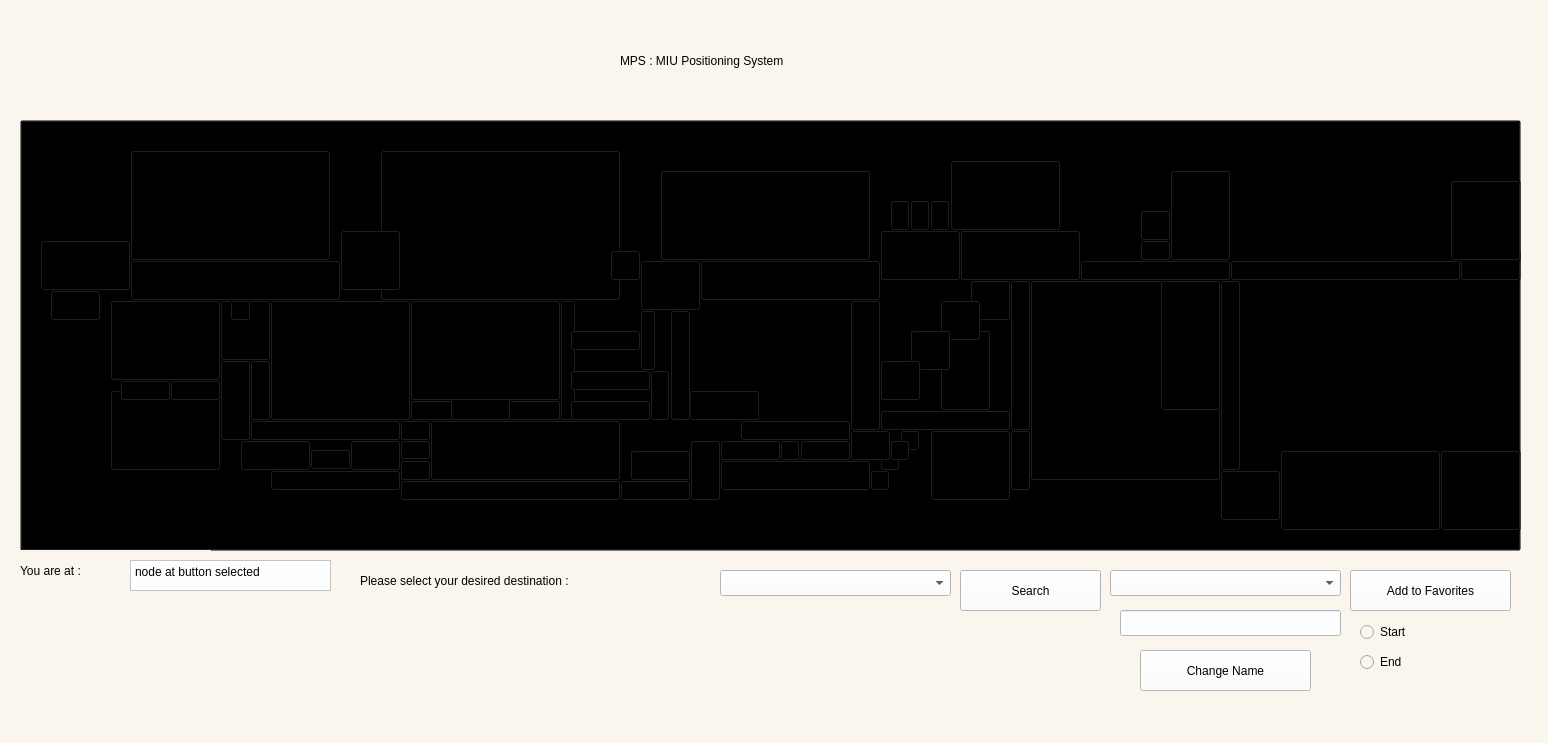
<?xml version="1.0" encoding="UTF-8"?>
<ui version="4.0">
 <class>MainMap</class>
 <widget class="QMainWindow" name="MainMap">
  <property name="geometry">
   <rect>
    <x>0</x>
    <y>0</y>
    <width>1548</width>
    <height>743</height>
   </rect>
  </property>
  <property name="sizePolicy">
   <sizepolicy hsizetype="Fixed" vsizetype="Fixed">
    <horstretch>0</horstretch>
    <verstretch>0</verstretch>
   </sizepolicy>
  </property>
  <property name="windowTitle">
   <string>MainMap</string>
  </property>
  <property name="windowIcon">
   <iconset>
    <normaloff>logo-miu.png</normaloff>logo-miu.png</iconset>
  </property>
  <property name="styleSheet">
   <string notr="true">background-color: rgb(250, 246, 238);</string>
  </property>
  <widget class="QWidget" name="centralwidget">
   <widget class="QPushButton" name="p1_9">
    <property name="geometry">
     <rect>
      <x>740</x>
      <y>420</y>
      <width>111</width>
      <height>21</height>
     </rect>
    </property>
    <property name="styleSheet">
     <string notr="true">QPushButton{background:transparent;}</string>
    </property>
    <property name="text">
     <string/>
    </property>
   </widget>
   <widget class="QPushButton" name="Cinnabon">
    <property name="geometry">
     <rect>
      <x>900</x>
      <y>430</y>
      <width>20</width>
      <height>21</height>
     </rect>
    </property>
    <property name="styleSheet">
     <string notr="true">QPushButton{background:transparent;}</string>
    </property>
    <property name="text">
     <string/>
    </property>
   </widget>
   <widget class="QPushButton" name="p1_0">
    <property name="geometry">
     <rect>
      <x>940</x>
      <y>330</y>
      <width>51</width>
      <height>81</height>
     </rect>
    </property>
    <property name="styleSheet">
     <string notr="true">QPushButton{background:transparent;}</string>
    </property>
    <property name="text">
     <string/>
    </property>
   </widget>
   <widget class="QPushButton" name="CoffeeBoy">
    <property name="geometry">
     <rect>
      <x>930</x>
      <y>200</y>
      <width>20</width>
      <height>31</height>
     </rect>
    </property>
    <property name="styleSheet">
     <string notr="true">QPushButton{background:transparent;}</string>
    </property>
    <property name="text">
     <string/>
    </property>
   </widget>
   <widget class="QPushButton" name="Exit">
    <property name="geometry">
     <rect>
      <x>1460</x>
      <y>250</y>
      <width>61</width>
      <height>31</height>
     </rect>
    </property>
    <property name="styleSheet">
     <string notr="true">QPushButton{background:transparent;}</string>
    </property>
    <property name="text">
     <string/>
    </property>
   </widget>
   <widget class="QPushButton" name="p5_0">
    <property name="geometry">
     <rect>
      <x>1140</x>
      <y>240</y>
      <width>31</width>
      <height>21</height>
     </rect>
    </property>
    <property name="styleSheet">
     <string notr="true">QPushButton{background:transparent;}</string>
    </property>
    <property name="text">
     <string/>
    </property>
   </widget>
   <widget class="QPushButton" name="Pharamacy">
    <property name="geometry">
     <rect>
      <x>660</x>
      <y>170</y>
      <width>211</width>
      <height>91</height>
     </rect>
    </property>
    <property name="styleSheet">
     <string notr="true">QPushButton{background:transparent;}</string>
    </property>
    <property name="text">
     <string/>
    </property>
   </widget>
   <widget class="QPushButton" name="OpposeMain">
    <property name="geometry">
     <rect>
      <x>1170</x>
      <y>170</y>
      <width>61</width>
      <height>91</height>
     </rect>
    </property>
    <property name="styleSheet">
     <string notr="true">QPushButton{background:transparent;}</string>
    </property>
    <property name="text">
     <string/>
    </property>
   </widget>
   <widget class="QPushButton" name="Shabrawy">
    <property name="geometry">
     <rect>
      <x>890</x>
      <y>200</y>
      <width>20</width>
      <height>31</height>
     </rect>
    </property>
    <property name="styleSheet">
     <string notr="true">QPushButton{background:transparent;}</string>
    </property>
    <property name="text">
     <string/>
    </property>
   </widget>
   <widget class="QPushButton" name="N_">
    <property name="geometry">
     <rect>
      <x>430</x>
      <y>420</y>
      <width>191</width>
      <height>61</height>
     </rect>
    </property>
    <property name="styleSheet">
     <string notr="true">QPushButton{background:transparent;}</string>
    </property>
    <property name="text">
     <string/>
    </property>
   </widget>
   <widget class="QPushButton" name="p3_0">
    <property name="geometry">
     <rect>
      <x>650</x>
      <y>370</y>
      <width>20</width>
      <height>51</height>
     </rect>
    </property>
    <property name="styleSheet">
     <string notr="true">QPushButton{background:transparent;}</string>
    </property>
    <property name="text">
     <string/>
    </property>
   </widget>
   <widget class="QPushButton" name="K_">
    <property name="geometry">
     <rect>
      <x>950</x>
      <y>160</y>
      <width>111</width>
      <height>71</height>
     </rect>
    </property>
    <property name="styleSheet">
     <string notr="true">QPushButton{background:transparent;}</string>
    </property>
    <property name="text">
     <string/>
    </property>
   </widget>
   <widget class="QPushButton" name="Entry">
    <property name="geometry">
     <rect>
      <x>1450</x>
      <y>180</y>
      <width>71</width>
      <height>81</height>
     </rect>
    </property>
    <property name="styleSheet">
     <string notr="true">QPushButton{background:transparent;}</string>
    </property>
    <property name="text">
     <string/>
    </property>
   </widget>
   <widget class="QPushButton" name="Booth">
    <property name="geometry">
     <rect>
      <x>880</x>
      <y>450</y>
      <width>20</width>
      <height>21</height>
     </rect>
    </property>
    <property name="styleSheet">
     <string notr="true">QPushButton{background:transparent;}</string>
    </property>
    <property name="text">
     <string/>
    </property>
   </widget>
   <widget class="QPushButton" name="p2_4">
    <property name="geometry">
     <rect>
      <x>689</x>
      <y>390</y>
      <width>71</width>
      <height>31</height>
     </rect>
    </property>
    <property name="styleSheet">
     <string notr="true">QPushButton{background:transparent;}</string>
    </property>
    <property name="text">
     <string/>
    </property>
   </widget>
   <widget class="QPushButton" name="p9">
    <property name="geometry">
     <rect>
      <x>1010</x>
      <y>430</y>
      <width>21</width>
      <height>61</height>
     </rect>
    </property>
    <property name="styleSheet">
     <string notr="true">QPushButton{background:transparent;}</string>
    </property>
    <property name="text">
     <string/>
    </property>
   </widget>
   <widget class="QPushButton" name="Main">
    <property name="geometry">
     <rect>
      <x>1030</x>
      <y>280</y>
      <width>191</width>
      <height>201</height>
     </rect>
    </property>
    <property name="styleSheet">
     <string notr="true">QPushButton{background:transparent;}</string>
    </property>
    <property name="text">
     <string/>
    </property>
   </widget>
   <widget class="QPushButton" name="sideMain">
    <property name="geometry">
     <rect>
      <x>930</x>
      <y>430</y>
      <width>81</width>
      <height>71</height>
     </rect>
    </property>
    <property name="styleSheet">
     <string notr="true">QPushButton{background:transparent;}</string>
    </property>
    <property name="text">
     <string/>
    </property>
   </widget>
   <widget class="QPushButton" name="TBS">
    <property name="geometry">
     <rect>
      <x>890</x>
      <y>440</y>
      <width>20</width>
      <height>21</height>
     </rect>
    </property>
    <property name="styleSheet">
     <string notr="true">QPushButton{background:transparent;}</string>
    </property>
    <property name="text">
     <string/>
    </property>
   </widget>
   <widget class="QPushButton" name="p1_5">
    <property name="geometry">
     <rect>
      <x>880</x>
      <y>410</y>
      <width>131</width>
      <height>21</height>
     </rect>
    </property>
    <property name="styleSheet">
     <string notr="true">QPushButton{background:transparent;}</string>
    </property>
    <property name="text">
     <string/>
    </property>
   </widget>
   <widget class="QPushButton" name="StaffEntry">
    <property name="geometry">
     <rect>
      <x>1440</x>
      <y>450</y>
      <width>81</width>
      <height>81</height>
     </rect>
    </property>
    <property name="styleSheet">
     <string notr="true">QPushButton{background:transparent;}</string>
    </property>
    <property name="text">
     <string/>
    </property>
   </widget>
   <widget class="QPushButton" name="p1_8">
    <property name="geometry">
     <rect>
      <x>640</x>
      <y>260</y>
      <width>61</width>
      <height>51</height>
     </rect>
    </property>
    <property name="styleSheet">
     <string notr="true">QPushButton{background:transparent;}</string>
    </property>
    <property name="text">
     <string/>
    </property>
   </widget>
   <widget class="QPushButton" name="R2GO">
    <property name="geometry">
     <rect>
      <x>1140</x>
      <y>210</y>
      <width>31</width>
      <height>31</height>
     </rect>
    </property>
    <property name="styleSheet">
     <string notr="true">QPushButton{background:transparent;}</string>
    </property>
    <property name="text">
     <string/>
    </property>
   </widget>
   <widget class="QPushButton" name="Reception">
    <property name="geometry">
     <rect>
      <x>1160</x>
      <y>280</y>
      <width>61</width>
      <height>131</height>
     </rect>
    </property>
    <property name="styleSheet">
     <string notr="true">QPushButton{background:transparent;}</string>
    </property>
    <property name="text">
     <string/>
    </property>
   </widget>
   <widget class="QPushButton" name="Manousha">
    <property name="geometry">
     <rect>
      <x>910</x>
      <y>200</y>
      <width>20</width>
      <height>31</height>
     </rect>
    </property>
    <property name="styleSheet">
     <string notr="true">QPushButton{background:transparent;}</string>
    </property>
    <property name="text">
     <string/>
    </property>
   </widget>
   <widget class="QPushButton" name="Mosque">
    <property name="geometry">
     <rect>
      <x>630</x>
      <y>450</y>
      <width>61</width>
      <height>31</height>
     </rect>
    </property>
    <property name="styleSheet">
     <string notr="true">QPushButton{background:transparent;}</string>
    </property>
    <property name="text">
     <string/>
    </property>
   </widget>
   <widget class="QPushButton" name="Faraghly">
    <property name="geometry">
     <rect>
      <x>870</x>
      <y>470</y>
      <width>20</width>
      <height>21</height>
     </rect>
    </property>
    <property name="styleSheet">
     <string notr="true">QPushButton{background:transparent;}</string>
    </property>
    <property name="text">
     <string/>
    </property>
   </widget>
   <widget class="QPushButton" name="p1_1">
    <property name="geometry">
     <rect>
      <x>970</x>
      <y>280</y>
      <width>41</width>
      <height>41</height>
     </rect>
    </property>
    <property name="styleSheet">
     <string notr="true">QPushButton{background:transparent;}</string>
    </property>
    <property name="text">
     <string/>
    </property>
   </widget>
   <widget class="QPushButton" name="p3_5">
    <property name="geometry">
     <rect>
      <x>560</x>
      <y>300</y>
      <width>16</width>
      <height>121</height>
     </rect>
    </property>
    <property name="styleSheet">
     <string notr="true">QPushButton{background:transparent;}</string>
    </property>
    <property name="text">
     <string/>
    </property>
   </widget>
   <widget class="QPushButton" name="S_">
    <property name="geometry">
     <rect>
      <x>380</x>
      <y>150</y>
      <width>241</width>
      <height>151</height>
     </rect>
    </property>
    <property name="styleSheet">
     <string notr="true">QPushButton{background:transparent;}</string>
    </property>
    <property name="text">
     <string/>
    </property>
   </widget>
   <widget class="QPushButton" name="MiniMarket">
    <property name="geometry">
     <rect>
      <x>610</x>
      <y>250</y>
      <width>31</width>
      <height>31</height>
     </rect>
    </property>
    <property name="styleSheet">
     <string notr="true">QPushButton{background:transparent;}</string>
    </property>
    <property name="text">
     <string/>
    </property>
   </widget>
   <widget class="QPushButton" name="p3_4">
    <property name="geometry">
     <rect>
      <x>570</x>
      <y>400</y>
      <width>81</width>
      <height>21</height>
     </rect>
    </property>
    <property name="styleSheet">
     <string notr="true">QPushButton{background:transparent;}</string>
    </property>
    <property name="text">
     <string/>
    </property>
   </widget>
   <widget class="QPushButton" name="p3_7">
    <property name="geometry">
     <rect>
      <x>410</x>
      <y>400</y>
      <width>151</width>
      <height>21</height>
     </rect>
    </property>
    <property name="styleSheet">
     <string notr="true">QPushButton{background:transparent;}</string>
    </property>
    <property name="text">
     <string/>
    </property>
   </widget>
   <widget class="QPushButton" name="p3_6">
    <property name="geometry">
     <rect>
      <x>410</x>
      <y>300</y>
      <width>151</width>
      <height>101</height>
     </rect>
    </property>
    <property name="styleSheet">
     <string notr="true">QPushButton{background:transparent;}</string>
    </property>
    <property name="text">
     <string/>
    </property>
   </widget>
   <widget class="QPushButton" name="p3_2">
    <property name="geometry">
     <rect>
      <x>570</x>
      <y>330</y>
      <width>71</width>
      <height>21</height>
     </rect>
    </property>
    <property name="styleSheet">
     <string notr="true">QPushButton{background:transparent;}</string>
    </property>
    <property name="text">
     <string/>
    </property>
   </widget>
   <widget class="QPushButton" name="p3_3">
    <property name="geometry">
     <rect>
      <x>570</x>
      <y>370</y>
      <width>81</width>
      <height>21</height>
     </rect>
    </property>
    <property name="styleSheet">
     <string notr="true">QPushButton{background:transparent;}</string>
    </property>
    <property name="text">
     <string/>
    </property>
   </widget>
   <widget class="QPushButton" name="SideS">
    <property name="geometry">
     <rect>
      <x>340</x>
      <y>230</y>
      <width>61</width>
      <height>61</height>
     </rect>
    </property>
    <property name="styleSheet">
     <string notr="true">QPushButton{background:transparent;}</string>
    </property>
    <property name="text">
     <string/>
    </property>
   </widget>
   <widget class="QPushButton" name="R_">
    <property name="geometry">
     <rect>
      <x>130</x>
      <y>150</y>
      <width>201</width>
      <height>111</height>
     </rect>
    </property>
    <property name="styleSheet">
     <string notr="true">QPushButton{background:transparent;}</string>
    </property>
    <property name="text">
     <string/>
    </property>
   </widget>
   <widget class="QPushButton" name="BatatesandZalabya">
    <property name="geometry">
     <rect>
      <x>400</x>
      <y>440</y>
      <width>31</width>
      <height>20</height>
     </rect>
    </property>
    <property name="styleSheet">
     <string notr="true">QPushButton{background:transparent;}</string>
    </property>
    <property name="text">
     <string/>
    </property>
   </widget>
   <widget class="QPushButton" name="Sbarro">
    <property name="geometry">
     <rect>
      <x>310</x>
      <y>449</y>
      <width>41</width>
      <height>21</height>
     </rect>
    </property>
    <property name="styleSheet">
     <string notr="true">QPushButton{background:transparent;}</string>
    </property>
    <property name="text">
     <string/>
    </property>
   </widget>
   <widget class="QPushButton" name="FootballField">
    <property name="geometry">
     <rect>
      <x>110</x>
      <y>300</y>
      <width>111</width>
      <height>81</height>
     </rect>
    </property>
    <property name="styleSheet">
     <string notr="true">QPushButton{background:transparent;}</string>
    </property>
    <property name="text">
     <string/>
    </property>
   </widget>
   <widget class="QPushButton" name="BasketBallCourt">
    <property name="geometry">
     <rect>
      <x>110</x>
      <y>390</y>
      <width>111</width>
      <height>81</height>
     </rect>
    </property>
    <property name="styleSheet">
     <string notr="true">QPushButton{background:transparent;}</string>
    </property>
    <property name="text">
     <string/>
    </property>
   </widget>
   <widget class="QPushButton" name="Clinic">
    <property name="geometry">
     <rect>
      <x>50</x>
      <y>290</y>
      <width>51</width>
      <height>31</height>
     </rect>
    </property>
    <property name="styleSheet">
     <string notr="true">QPushButton{background:transparent;}</string>
    </property>
    <property name="text">
     <string/>
    </property>
   </widget>
   <widget class="QPushButton" name="p3_8">
    <property name="geometry">
     <rect>
      <x>270</x>
      <y>300</y>
      <width>141</width>
      <height>121</height>
     </rect>
    </property>
    <property name="styleSheet">
     <string notr="true">QPushButton{background:transparent;}</string>
    </property>
    <property name="text">
     <string/>
    </property>
   </widget>
   <widget class="QPushButton" name="p3_9">
    <property name="geometry">
     <rect>
      <x>400</x>
      <y>420</y>
      <width>31</width>
      <height>21</height>
     </rect>
    </property>
    <property name="styleSheet">
     <string notr="true">QPushButton{background:transparent;}</string>
    </property>
    <property name="text">
     <string/>
    </property>
   </widget>
   <widget class="QPushButton" name="p4_4">
    <property name="geometry">
     <rect>
      <x>170</x>
      <y>380</y>
      <width>51</width>
      <height>21</height>
     </rect>
    </property>
    <property name="styleSheet">
     <string notr="true">QPushButton{background:transparent;}</string>
    </property>
    <property name="text">
     <string/>
    </property>
   </widget>
   <widget class="QPushButton" name="p4_5">
    <property name="geometry">
     <rect>
      <x>120</x>
      <y>380</y>
      <width>51</width>
      <height>21</height>
     </rect>
    </property>
    <property name="styleSheet">
     <string notr="true">QPushButton{background:transparent;}</string>
    </property>
    <property name="text">
     <string/>
    </property>
   </widget>
   <widget class="QPushButton" name="p4_1">
    <property name="geometry">
     <rect>
      <x>350</x>
      <y>440</y>
      <width>51</width>
      <height>31</height>
     </rect>
    </property>
    <property name="styleSheet">
     <string notr="true">QPushButton{background:transparent;}</string>
    </property>
    <property name="text">
     <string/>
    </property>
   </widget>
   <widget class="QPushButton" name="p2_8">
    <property name="geometry">
     <rect>
      <x>400</x>
      <y>460</y>
      <width>31</width>
      <height>21</height>
     </rect>
    </property>
    <property name="styleSheet">
     <string notr="true">QPushButton{background:transparent;}</string>
    </property>
    <property name="text">
     <string/>
    </property>
   </widget>
   <widget class="QPushButton" name="p2_7">
    <property name="geometry">
     <rect>
      <x>270</x>
      <y>470</y>
      <width>131</width>
      <height>21</height>
     </rect>
    </property>
    <property name="styleSheet">
     <string notr="true">QPushButton{background:transparent;}</string>
    </property>
    <property name="text">
     <string/>
    </property>
   </widget>
   <widget class="QPushButton" name="p3_1">
    <property name="geometry">
     <rect>
      <x>640</x>
      <y>310</y>
      <width>16</width>
      <height>61</height>
     </rect>
    </property>
    <property name="styleSheet">
     <string notr="true">QPushButton{background:transparent;}</string>
    </property>
    <property name="text">
     <string/>
    </property>
   </widget>
   <widget class="QPushButton" name="LaFraise">
    <property name="geometry">
     <rect>
      <x>780</x>
      <y>440</y>
      <width>20</width>
      <height>21</height>
     </rect>
    </property>
    <property name="styleSheet">
     <string notr="true">QPushButton{background:transparent;}</string>
    </property>
    <property name="text">
     <string/>
    </property>
   </widget>
   <widget class="QPushButton" name="p1">
    <property name="geometry">
     <rect>
      <x>1230</x>
      <y>260</y>
      <width>231</width>
      <height>21</height>
     </rect>
    </property>
    <property name="styleSheet">
     <string notr="true">QPushButton{background:transparent;}</string>
    </property>
    <property name="text">
     <string/>
    </property>
   </widget>
   <widget class="QPushButton" name="p2">
    <property name="geometry">
     <rect>
      <x>1280</x>
      <y>450</y>
      <width>161</width>
      <height>81</height>
     </rect>
    </property>
    <property name="styleSheet">
     <string notr="true">QPushButton{background:transparent;}</string>
    </property>
    <property name="text">
     <string/>
    </property>
   </widget>
   <widget class="QPushButton" name="p5">
    <property name="geometry">
     <rect>
      <x>1080</x>
      <y>260</y>
      <width>151</width>
      <height>21</height>
     </rect>
    </property>
    <property name="styleSheet">
     <string notr="true">QPushButton{background:transparent;}</string>
    </property>
    <property name="text">
     <string/>
    </property>
   </widget>
   <widget class="QPushButton" name="p6">
    <property name="geometry">
     <rect>
      <x>960</x>
      <y>230</y>
      <width>121</width>
      <height>51</height>
     </rect>
    </property>
    <property name="styleSheet">
     <string notr="true">QPushButton{background:transparent;}</string>
    </property>
    <property name="text">
     <string/>
    </property>
   </widget>
   <widget class="QPushButton" name="p4">
    <property name="geometry">
     <rect>
      <x>1220</x>
      <y>280</y>
      <width>21</width>
      <height>191</height>
     </rect>
    </property>
    <property name="styleSheet">
     <string notr="true">QPushButton{background:transparent;}</string>
    </property>
    <property name="text">
     <string/>
    </property>
   </widget>
   <widget class="QPushButton" name="p7">
    <property name="geometry">
     <rect>
      <x>880</x>
      <y>230</y>
      <width>81</width>
      <height>51</height>
     </rect>
    </property>
    <property name="styleSheet">
     <string notr="true">QPushButton{background:transparent;}</string>
    </property>
    <property name="text">
     <string/>
    </property>
   </widget>
   <widget class="QPushButton" name="p8">
    <property name="geometry">
     <rect>
      <x>1010</x>
      <y>280</y>
      <width>21</width>
      <height>151</height>
     </rect>
    </property>
    <property name="styleSheet">
     <string notr="true">QPushButton{background:transparent;}</string>
    </property>
    <property name="text">
     <string/>
    </property>
   </widget>
   <widget class="QPushButton" name="p1_2">
    <property name="geometry">
     <rect>
      <x>940</x>
      <y>300</y>
      <width>41</width>
      <height>41</height>
     </rect>
    </property>
    <property name="styleSheet">
     <string notr="true">QPushButton{background:transparent;}</string>
    </property>
    <property name="text">
     <string/>
    </property>
   </widget>
   <widget class="QPushButton" name="p1_3">
    <property name="geometry">
     <rect>
      <x>910</x>
      <y>330</y>
      <width>41</width>
      <height>41</height>
     </rect>
    </property>
    <property name="styleSheet">
     <string notr="true">QPushButton{background:transparent;}</string>
    </property>
    <property name="text">
     <string/>
    </property>
   </widget>
   <widget class="QPushButton" name="p1_4">
    <property name="geometry">
     <rect>
      <x>880</x>
      <y>360</y>
      <width>41</width>
      <height>41</height>
     </rect>
    </property>
    <property name="styleSheet">
     <string notr="true">QPushButton{background:transparent;}</string>
    </property>
    <property name="text">
     <string/>
    </property>
   </widget>
   <widget class="QPushButton" name="p1_6">
    <property name="geometry">
     <rect>
      <x>850</x>
      <y>300</y>
      <width>31</width>
      <height>131</height>
     </rect>
    </property>
    <property name="styleSheet">
     <string notr="true">QPushButton{background:transparent;}</string>
    </property>
    <property name="text">
     <string/>
    </property>
   </widget>
   <widget class="QPushButton" name="p1_7">
    <property name="geometry">
     <rect>
      <x>700</x>
      <y>260</y>
      <width>181</width>
      <height>41</height>
     </rect>
    </property>
    <property name="styleSheet">
     <string notr="true">QPushButton{background:transparent;}</string>
    </property>
    <property name="text">
     <string/>
    </property>
   </widget>
   <widget class="QPushButton" name="p3">
    <property name="geometry">
     <rect>
      <x>1220</x>
      <y>470</y>
      <width>61</width>
      <height>51</height>
     </rect>
    </property>
    <property name="styleSheet">
     <string notr="true">QPushButton{background:transparent;}</string>
    </property>
    <property name="text">
     <string/>
    </property>
   </widget>
   <widget class="QPushButton" name="p2_0">
    <property name="geometry">
     <rect>
      <x>850</x>
      <y>430</y>
      <width>41</width>
      <height>31</height>
     </rect>
    </property>
    <property name="styleSheet">
     <string notr="true">QPushButton{background:transparent;}</string>
    </property>
    <property name="text">
     <string/>
    </property>
   </widget>
   <widget class="QPushButton" name="p2_1">
    <property name="geometry">
     <rect>
      <x>720</x>
      <y>460</y>
      <width>151</width>
      <height>31</height>
     </rect>
    </property>
    <property name="styleSheet">
     <string notr="true">QPushButton{background:transparent;}</string>
    </property>
    <property name="text">
     <string/>
    </property>
   </widget>
   <widget class="QPushButton" name="p2_2">
    <property name="geometry">
     <rect>
      <x>720</x>
      <y>440</y>
      <width>61</width>
      <height>21</height>
     </rect>
    </property>
    <property name="styleSheet">
     <string notr="true">QPushButton{background:transparent;}</string>
    </property>
    <property name="text">
     <string/>
    </property>
   </widget>
   <widget class="QPushButton" name="p2_3">
    <property name="geometry">
     <rect>
      <x>690</x>
      <y>440</y>
      <width>31</width>
      <height>61</height>
     </rect>
    </property>
    <property name="styleSheet">
     <string notr="true">QPushButton{background:transparent;}</string>
    </property>
    <property name="text">
     <string/>
    </property>
   </widget>
   <widget class="QPushButton" name="p2_6">
    <property name="geometry">
     <rect>
      <x>400</x>
      <y>480</y>
      <width>221</width>
      <height>21</height>
     </rect>
    </property>
    <property name="styleSheet">
     <string notr="true">QPushButton{background:transparent;}</string>
    </property>
    <property name="text">
     <string/>
    </property>
   </widget>
   <widget class="QPushButton" name="p2_5">
    <property name="geometry">
     <rect>
      <x>620</x>
      <y>480</y>
      <width>71</width>
      <height>21</height>
     </rect>
    </property>
    <property name="styleSheet">
     <string notr="true">QPushButton{background:transparent;}</string>
    </property>
    <property name="text">
     <string/>
    </property>
   </widget>
   <widget class="QPushButton" name="p2_9">
    <property name="geometry">
     <rect>
      <x>670</x>
      <y>310</y>
      <width>21</width>
      <height>111</height>
     </rect>
    </property>
    <property name="styleSheet">
     <string notr="true">QPushButton{background:transparent;}</string>
    </property>
    <property name="text">
     <string/>
    </property>
   </widget>
   <widget class="QPushButton" name="p4_0">
    <property name="geometry">
     <rect>
      <x>250</x>
      <y>420</y>
      <width>151</width>
      <height>21</height>
     </rect>
    </property>
    <property name="styleSheet">
     <string notr="true">QPushButton{background:transparent;}</string>
    </property>
    <property name="text">
     <string/>
    </property>
   </widget>
   <widget class="QPushButton" name="p4_2">
    <property name="geometry">
     <rect>
      <x>240</x>
      <y>440</y>
      <width>71</width>
      <height>31</height>
     </rect>
    </property>
    <property name="styleSheet">
     <string notr="true">QPushButton{background:transparent;}</string>
    </property>
    <property name="text">
     <string/>
    </property>
   </widget>
   <widget class="QPushButton" name="p4_3">
    <property name="geometry">
     <rect>
      <x>220</x>
      <y>360</y>
      <width>31</width>
      <height>81</height>
     </rect>
    </property>
    <property name="styleSheet">
     <string notr="true">QPushButton{background:transparent;}</string>
    </property>
    <property name="text">
     <string/>
    </property>
   </widget>
   <widget class="QPushButton" name="p4_6">
    <property name="geometry">
     <rect>
      <x>220</x>
      <y>300</y>
      <width>51</width>
      <height>61</height>
     </rect>
    </property>
    <property name="styleSheet">
     <string notr="true">QPushButton{background:transparent;}</string>
    </property>
    <property name="text">
     <string/>
    </property>
   </widget>
   <widget class="QPushButton" name="p4_7">
    <property name="geometry">
     <rect>
      <x>250</x>
      <y>360</y>
      <width>21</width>
      <height>61</height>
     </rect>
    </property>
    <property name="styleSheet">
     <string notr="true">QPushButton{background:transparent;}</string>
    </property>
    <property name="text">
     <string/>
    </property>
   </widget>
   <widget class="QPushButton" name="p4_8">
    <property name="geometry">
     <rect>
      <x>130</x>
      <y>260</y>
      <width>211</width>
      <height>41</height>
     </rect>
    </property>
    <property name="styleSheet">
     <string notr="true">QPushButton{background:transparent;}</string>
    </property>
    <property name="text">
     <string/>
    </property>
   </widget>
   <widget class="QPushButton" name="p4_9">
    <property name="geometry">
     <rect>
      <x>40</x>
      <y>240</y>
      <width>91</width>
      <height>51</height>
     </rect>
    </property>
    <property name="styleSheet">
     <string notr="true">QPushButton{background:transparent;}</string>
    </property>
    <property name="text">
     <string/>
    </property>
   </widget>
   <widget class="QPushButton" name="p5_1">
    <property name="geometry">
     <rect>
      <x>800</x>
      <y>440</y>
      <width>51</width>
      <height>21</height>
     </rect>
    </property>
    <property name="styleSheet">
     <string notr="true">QPushButton{background:transparent;}</string>
    </property>
    <property name="text">
     <string/>
    </property>
   </widget>
   <widget class="QLabel" name="label">
    <property name="geometry">
     <rect>
      <x>620</x>
      <y>40</y>
      <width>401</width>
      <height>41</height>
     </rect>
    </property>
    <property name="styleSheet">
     <string notr="true">font: 24pt &quot;Agency FB&quot;;
background-color: rgb(250, 246, 238);</string>
    </property>
    <property name="text">
     <string>MPS : MIU Positioning System</string>
    </property>
   </widget>
   <widget class="QLabel" name="label_2">
    <property name="geometry">
     <rect>
      <x>20</x>
      <y>550</y>
      <width>191</width>
      <height>41</height>
     </rect>
    </property>
    <property name="styleSheet">
     <string notr="true">font: 18pt &quot;Agency FB&quot;;</string>
    </property>
    <property name="text">
     <string>You are at :</string>
    </property>
    <property name="scaledContents">
     <bool>true</bool>
    </property>
   </widget>
   <widget class="QPlainTextEdit" name="START">
    <property name="geometry">
     <rect>
      <x>130</x>
      <y>560</y>
      <width>201</width>
      <height>31</height>
     </rect>
    </property>
    <property name="styleSheet">
     <string notr="true">font: 14pt &quot;Agency FB&quot;;
background-color: rgb(252, 254, 255);</string>
    </property>
    <property name="readOnly">
     <bool>false</bool>
    </property>
    <property name="plainText">
     <string>node at button selected</string>
    </property>
    <property name="overwriteMode">
     <bool>false</bool>
    </property>
   </widget>
   <widget class="QLabel" name="label_3">
    <property name="geometry">
     <rect>
      <x>360</x>
      <y>560</y>
      <width>361</width>
      <height>41</height>
     </rect>
    </property>
    <property name="styleSheet">
     <string notr="true">font: 18pt &quot;Agency FB&quot;;</string>
    </property>
    <property name="text">
     <string>Please select your desired destination :</string>
    </property>
   </widget>
   <widget class="QLabel" name="label_4">
    <property name="geometry">
     <rect>
      <x>610</x>
      <y>640</y>
      <width>431</width>
      <height>61</height>
     </rect>
    </property>
    <property name="styleSheet">
     <string notr="true">font: 18pt &quot;Agency FB&quot;;</string>
    </property>
    <property name="text">
     <string/>
    </property>
    <property name="textFormat">
     <enum>Qt::PlainText</enum>
    </property>
   </widget>
   <widget class="QPushButton" name="Gyro">
    <property name="geometry">
     <rect>
      <x>230</x>
      <y>300</y>
      <width>21</width>
      <height>21</height>
     </rect>
    </property>
    <property name="styleSheet">
     <string notr="true">QPushButton{background:transparent;}</string>
    </property>
    <property name="text">
     <string/>
    </property>
   </widget>
   <widget class="QPushButton" name="pushButton">
    <property name="geometry">
     <rect>
      <x>960</x>
      <y>570</y>
      <width>141</width>
      <height>41</height>
     </rect>
    </property>
    <property name="styleSheet">
     <string notr="true">font: 18pt &quot;Agency FB&quot;;
background-color: rgb(252, 254, 255);</string>
    </property>
    <property name="text">
     <string>Search</string>
    </property>
   </widget>
   <widget class="QLabel" name="WelcomeTag">
    <property name="geometry">
     <rect>
      <x>50</x>
      <y>30</y>
      <width>471</width>
      <height>61</height>
     </rect>
    </property>
    <property name="font">
     <font>
      <family>Agency FB</family>
      <pointsize>18</pointsize>
      <italic>false</italic>
      <bold>false</bold>
     </font>
    </property>
    <property name="styleSheet">
     <string notr="true">font: 18pt &quot;Agency FB&quot;;
color: rgb(0, 0, 0);
background-color: rgb(250, 246, 238);</string>
    </property>
    <property name="text">
     <string/>
    </property>
    <property name="wordWrap">
     <bool>true</bool>
    </property>
   </widget>
   <widget class="QLabel" name="label_5">
    <property name="geometry">
     <rect>
      <x>20</x>
      <y>120</y>
      <width>1491</width>
      <height>431</height>
     </rect>
    </property>
    <property name="focusPolicy">
     <enum>Qt::NoFocus</enum>
    </property>
    <property name="autoFillBackground">
     <bool>false</bool>
    </property>
    <property name="text">
     <string/>
    </property>
    <property name="pixmap">
     <pixmap resource="Pics.qrc">:/Images/map.jpg</pixmap>
    </property>
    <property name="scaledContents">
     <bool>true</bool>
    </property>
   </widget>
   <widget class="QPushButton" name="p5_2">
    <property name="geometry">
     <rect>
      <x>450</x>
      <y>300</y>
      <width>61</width>
      <height>121</height>
     </rect>
    </property>
    <property name="styleSheet">
     <string notr="true">QPushButton{background:transparent;}</string>
    </property>
    <property name="text">
     <string/>
    </property>
   </widget>
   <widget class="QPushButton" name="out">
    <property name="geometry">
     <rect>
      <x>20</x>
      <y>120</y>
      <width>1501</width>
      <height>431</height>
     </rect>
    </property>
    <property name="styleSheet">
     <string notr="true">QPushButton{background:transparent;}</string>
    </property>
    <property name="text">
     <string/>
    </property>
   </widget>
   <widget class="QComboBox" name="comboBox">
    <property name="geometry">
     <rect>
      <x>720</x>
      <y>570</y>
      <width>231</width>
      <height>26</height>
     </rect>
    </property>
    <property name="styleSheet">
     <string notr="true">font: 18pt &quot;Agency FB&quot;;
background-color: rgb(252, 254, 255);</string>
    </property>
   </widget>
   <widget class="QPushButton" name="AddFav">
    <property name="geometry">
     <rect>
      <x>1350</x>
      <y>570</y>
      <width>161</width>
      <height>41</height>
     </rect>
    </property>
    <property name="styleSheet">
     <string notr="true">font: 18pt &quot;Agency FB&quot;;
background-color: rgb(252, 254, 255);</string>
    </property>
    <property name="text">
     <string>Add to Favorites</string>
    </property>
   </widget>
   <widget class="QLineEdit" name="Editor">
    <property name="geometry">
     <rect>
      <x>1120</x>
      <y>610</y>
      <width>221</width>
      <height>26</height>
     </rect>
    </property>
    <property name="styleSheet">
     <string notr="true">font: 18pt &quot;Agency FB&quot;;
background-color: rgb(252, 254, 255);</string>
    </property>
   </widget>
   <widget class="QPushButton" name="Change">
    <property name="geometry">
     <rect>
      <x>1140</x>
      <y>650</y>
      <width>171</width>
      <height>41</height>
     </rect>
    </property>
    <property name="styleSheet">
     <string notr="true">font: 18pt &quot;Agency FB&quot;;
background-color: rgb(252, 254, 255);</string>
    </property>
    <property name="text">
     <string>Change Name</string>
    </property>
   </widget>
   <widget class="QComboBox" name="Favs">
    <property name="geometry">
     <rect>
      <x>1110</x>
      <y>570</y>
      <width>231</width>
      <height>26</height>
     </rect>
    </property>
    <property name="styleSheet">
     <string notr="true">font: 16pt &quot;Agency FB&quot;;
background-color: rgb(252, 254, 255);</string>
    </property>
   </widget>
   <widget class="QRadioButton" name="re">
    <property name="geometry">
     <rect>
      <x>1360</x>
      <y>650</y>
      <width>110</width>
      <height>24</height>
     </rect>
    </property>
    <property name="styleSheet">
     <string notr="true">font: 18pt &quot;Agency FB&quot;;</string>
    </property>
    <property name="text">
     <string>End</string>
    </property>
   </widget>
   <widget class="QRadioButton" name="rs">
    <property name="geometry">
     <rect>
      <x>1360</x>
      <y>620</y>
      <width>110</width>
      <height>24</height>
     </rect>
    </property>
    <property name="styleSheet">
     <string notr="true">font: 18pt &quot;Agency FB&quot;;</string>
    </property>
    <property name="text">
     <string>Start</string>
    </property>
   </widget>
   <zorder>label_3</zorder>
   <zorder>comboBox</zorder>
   <zorder>label_5</zorder>
   <zorder>out</zorder>
   <zorder>p1_9</zorder>
   <zorder>Cinnabon</zorder>
   <zorder>p1_0</zorder>
   <zorder>CoffeeBoy</zorder>
   <zorder>Exit</zorder>
   <zorder>p5_0</zorder>
   <zorder>Pharamacy</zorder>
   <zorder>OpposeMain</zorder>
   <zorder>Shabrawy</zorder>
   <zorder>N_</zorder>
   <zorder>p3_0</zorder>
   <zorder>K_</zorder>
   <zorder>Entry</zorder>
   <zorder>Booth</zorder>
   <zorder>p2_4</zorder>
   <zorder>p9</zorder>
   <zorder>Main</zorder>
   <zorder>sideMain</zorder>
   <zorder>TBS</zorder>
   <zorder>p1_5</zorder>
   <zorder>StaffEntry</zorder>
   <zorder>p1_8</zorder>
   <zorder>R2GO</zorder>
   <zorder>Reception</zorder>
   <zorder>Manousha</zorder>
   <zorder>Mosque</zorder>
   <zorder>Faraghly</zorder>
   <zorder>p1_1</zorder>
   <zorder>p3_5</zorder>
   <zorder>S_</zorder>
   <zorder>MiniMarket</zorder>
   <zorder>p3_4</zorder>
   <zorder>p3_7</zorder>
   <zorder>p3_2</zorder>
   <zorder>p3_3</zorder>
   <zorder>SideS</zorder>
   <zorder>R_</zorder>
   <zorder>BatatesandZalabya</zorder>
   <zorder>Sbarro</zorder>
   <zorder>FootballField</zorder>
   <zorder>BasketBallCourt</zorder>
   <zorder>Clinic</zorder>
   <zorder>p3_8</zorder>
   <zorder>p3_9</zorder>
   <zorder>p4_4</zorder>
   <zorder>p4_5</zorder>
   <zorder>p4_1</zorder>
   <zorder>p2_8</zorder>
   <zorder>p2_7</zorder>
   <zorder>p3_1</zorder>
   <zorder>LaFraise</zorder>
   <zorder>p1</zorder>
   <zorder>p2</zorder>
   <zorder>p5</zorder>
   <zorder>p6</zorder>
   <zorder>p4</zorder>
   <zorder>p7</zorder>
   <zorder>p8</zorder>
   <zorder>p1_2</zorder>
   <zorder>p1_3</zorder>
   <zorder>p1_4</zorder>
   <zorder>p1_6</zorder>
   <zorder>p1_7</zorder>
   <zorder>p3</zorder>
   <zorder>p2_0</zorder>
   <zorder>p2_1</zorder>
   <zorder>p2_2</zorder>
   <zorder>p2_3</zorder>
   <zorder>p2_6</zorder>
   <zorder>p2_5</zorder>
   <zorder>p2_9</zorder>
   <zorder>p4_0</zorder>
   <zorder>p4_2</zorder>
   <zorder>p4_3</zorder>
   <zorder>p4_6</zorder>
   <zorder>p4_7</zorder>
   <zorder>p4_8</zorder>
   <zorder>p4_9</zorder>
   <zorder>p5_1</zorder>
   <zorder>label</zorder>
   <zorder>label_2</zorder>
   <zorder>START</zorder>
   <zorder>label_4</zorder>
   <zorder>Gyro</zorder>
   <zorder>pushButton</zorder>
   <zorder>WelcomeTag</zorder>
   <zorder>p5_2</zorder>
   <zorder>p3_6</zorder>
   <zorder>AddFav</zorder>
   <zorder>Editor</zorder>
   <zorder>Favs</zorder>
   <zorder>Change</zorder>
   <zorder>re</zorder>
   <zorder>rs</zorder>
  </widget>
  <widget class="QMenuBar" name="menubar">
   <property name="geometry">
    <rect>
     <x>0</x>
     <y>0</y>
     <width>1548</width>
     <height>26</height>
    </rect>
   </property>
  </widget>
  <widget class="QStatusBar" name="statusbar"/>
 </widget>
 <resources>
  <include location="Pics.qrc"/>
 </resources>
 <connections/>
</ui>
